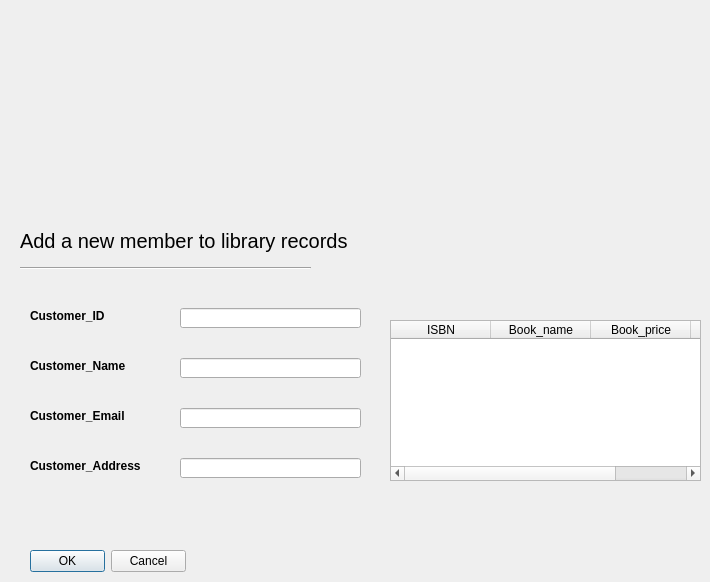
    <widget class="QWidget" name="add_member">
     <widget class="QLabel" name="label_43">
      <property name="geometry">
       <rect>
        <x>30</x>
        <y>450</y>
        <width>121</width>
        <height>31</height>
       </rect>
      </property>
      <property name="font">
       <font>
        <weight>75</weight>
        <bold>true</bold>
       </font>
      </property>
      <property name="text">
       <string>Customer_Address</string>
      </property>
     </widget>
     <widget class="QLineEdit" name="lineEdit_19">
      <property name="geometry">
       <rect>
        <x>180</x>
        <y>458</y>
        <width>181</width>
        <height>20</height>
       </rect>
      </property>
     </widget>
     <widget class="QLabel" name="label_44">
      <property name="geometry">
       <rect>
        <x>20</x>
        <y>20</y>
        <width>641</width>
        <height>181</height>
       </rect>
      </property>
      <property name="text">
       <string/>
      </property>
      <property name="pixmap">
       <pixmap>memberr.jpg</pixmap>
      </property>
     </widget>
     <widget class="QLineEdit" name="lineEdit_20">
      <property name="geometry">
       <rect>
        <x>180</x>
        <y>308</y>
        <width>181</width>
        <height>20</height>
       </rect>
      </property>
     </widget>
     <widget class="QLineEdit" name="lineEdit_21">
      <property name="geometry">
       <rect>
        <x>180</x>
        <y>408</y>
        <width>181</width>
        <height>20</height>
       </rect>
      </property>
     </widget>
     <widget class="QLabel" name="label_46">
      <property name="geometry">
       <rect>
        <x>30</x>
        <y>400</y>
        <width>111</width>
        <height>31</height>
       </rect>
      </property>
      <property name="font">
       <font>
        <weight>75</weight>
        <bold>true</bold>
       </font>
      </property>
      <property name="text">
       <string>Customer_Email</string>
      </property>
     </widget>
     <widget class="QLabel" name="label_47">
      <property name="geometry">
       <rect>
        <x>30</x>
        <y>300</y>
        <width>101</width>
        <height>31</height>
       </rect>
      </property>
      <property name="font">
       <font>
        <weight>75</weight>
        <bold>true</bold>
       </font>
      </property>
      <property name="text">
       <string>Customer_ID</string>
      </property>
     </widget>
     <widget class="Line" name="line_9">
      <property name="geometry">
       <rect>
        <x>20</x>
        <y>260</y>
        <width>291</width>
        <height>16</height>
       </rect>
      </property>
      <property name="orientation">
       <enum>Qt::Horizontal</enum>
      </property>
     </widget>
     <widget class="QLabel" name="label_48">
      <property name="geometry">
       <rect>
        <x>20</x>
        <y>220</y>
        <width>371</width>
        <height>41</height>
       </rect>
      </property>
      <property name="font">
       <font>
        <pointsize>15</pointsize>
       </font>
      </property>
      <property name="text">
       <string>Add a new member to library records</string>
      </property>
     </widget>
     <widget class="QLabel" name="label_50">
      <property name="geometry">
       <rect>
        <x>30</x>
        <y>350</y>
        <width>111</width>
        <height>31</height>
       </rect>
      </property>
      <property name="font">
       <font>
        <weight>75</weight>
        <bold>true</bold>
       </font>
      </property>
      <property name="text">
       <string>Customer_Name</string>
      </property>
     </widget>
     <widget class="QLineEdit" name="lineEdit_24">
      <property name="geometry">
       <rect>
        <x>180</x>
        <y>358</y>
        <width>181</width>
        <height>20</height>
       </rect>
      </property>
     </widget>
     <widget class="QDialogButtonBox" name="buttonBox_3">
      <property name="geometry">
       <rect>
        <x>30</x>
        <y>550</y>
        <width>156</width>
        <height>23</height>
       </rect>
      </property>
      <property name="standardButtons">
       <set>QDialogButtonBox::Cancel|QDialogButtonBox::Ok</set>
      </property>
     </widget>
     <widget class="QTableWidget" name="tableWidget_5">
      <property name="geometry">
       <rect>
        <x>390</x>
        <y>320</y>
        <width>311</width>
        <height>161</height>
       </rect>
      </property>
      <column>
       <property name="text">
        <string>ISBN</string>
       </property>
      </column>
      <column>
       <property name="text">
        <string>Book_name</string>
       </property>
      </column>
      <column>
       <property name="text">
        <string>Book_price</string>
       </property>
      </column>
      <column>
       <property name="text">
        <string>Book_copies</string>
       </property>
      </column>
     </widget>
    </widget>
